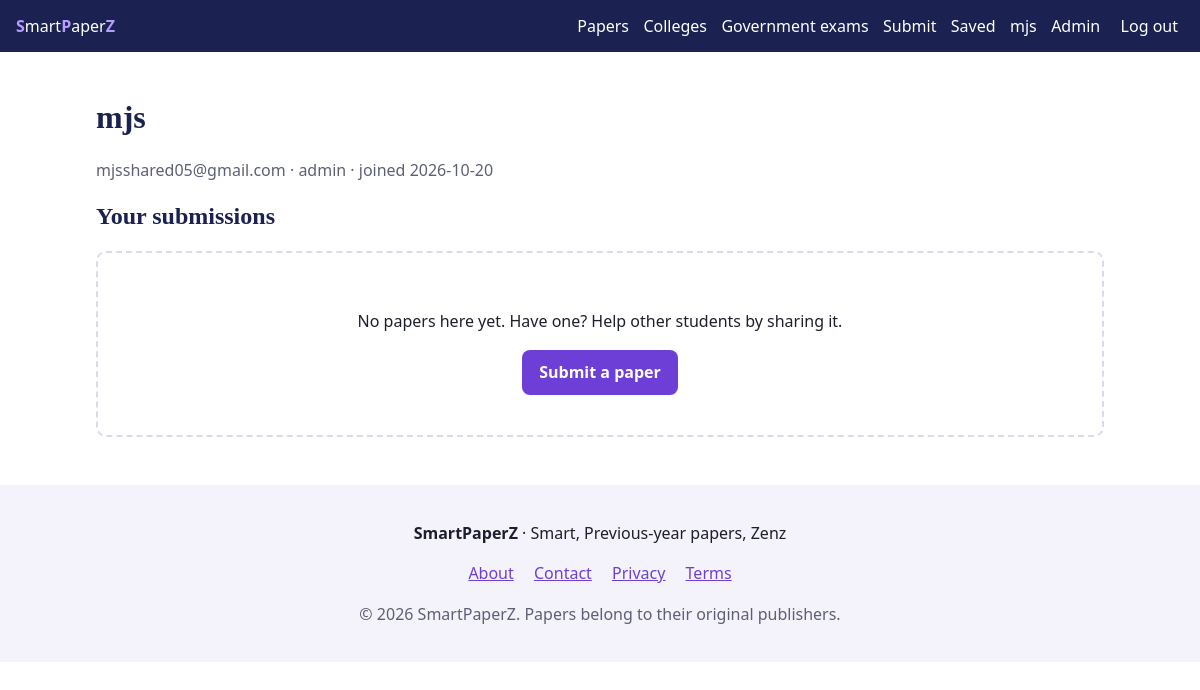
Screenshot of /profile (signed in) with the database file from the repository.
### tables this page shows
CREATE TABLE users(id INTEGER PRIMARY KEY, name TEXT NOT NULL, email TEXT NOT NULL UNIQUE,
  pw_hash TEXT NOT NULL, role TEXT NOT NULL DEFAULT 'user' CHECK(role IN('user','admin')),
  active INTEGER NOT NULL DEFAULT 1, created_at TEXT NOT NULL DEFAULT CURRENT_TIMESTAMP);

### app.py (the view)
    @app.route("/profile")
    @login_required
    def profile():
        return render_template("profile.html", mine=db.q(SELECT + " WHERE p.uploader_id=? ORDER BY p.id DESC", g.user["id"]))

### db.py (called while the page is built)
def get_db():
    if "db" not in g:
        g.db = sqlite3.connect(current_app.config["DATABASE"])
        g.db.row_factory = sqlite3.Row
        g.db.execute("PRAGMA foreign_keys=ON")
    return g.db

def q(sql, *a): return get_db().execute(sql, a).fetchall()

def one(sql, *a): return get_db().execute(sql, a).fetchone()

def init_app(app):
    @app.teardown_appcontext
    def close(_):
        d = g.pop("db", None)
        if d: d.close()

### templates/profile.html
{% extends 'base.html' %}{% from '_macros.html' import cards %}{% block title %}Profile{% endblock %}
{% block body %}<h1>{{ user['name'] }}</h1><p class="muted">{{ user['email'] }} · {{ user['role'] }} · joined {{ user['created_at'][:10] }}</p>
<h2>Your submissions</h2>{{ cards(mine) }}{% endblock %}

### templates/base.html (shortened to what this page needs)
<!doctype html><html lang="en"><head><meta charset="utf-8"><meta name="viewport" content="width=device-width,initial-scale=1">
<link rel="stylesheet" href="{{ url_for('static', filename='css/style.css') }}"></head><body>
<header class="nav"><a class="logo" href="{{ url_for('index') }}" aria-label="SmartPaperZ home"><b>S</b>mart<b>P</b>aper<b>Z</b></a>
<nav><a href="{{ url_for('papers') }}">Papers</a><a href="{{ url_for('colleges') }}">Colleges</a><a href="{{ url_for('exams') }}">Government exams</a>
<a href="{{ url_for('submit') }}">Submit</a>
{% if user %}<a href="{{ url_for('bookmarks') }}">Saved</a><a href="{{ url_for('profile') }}">{{ user['name'] }}</a>
{% if user['role'] == 'admin' %}<a href="{{ url_for('admin') }}">Admin</a>{% endif %}
<form method="post" action="{{ url_for('logout') }}" class="inline"><input type="hidden" name="csrf" value="{{ csrf }}"><button class="link">Log out</button></form>
{% else %}<a href="{{ url_for('login') }}">Log in</a><a class="btn sm" href="{{ url_for('register') }}">Sign up</a>{% endif %}</nav></header>
<main>{% for cat, m in get_flashed_messages(with_categories=true) %}<p class="flash {{ cat }}" role="alert">{{ m }}</p>{% endfor %}
{% block body %}{% endblock %}</main>
<footer><p><b>SmartPaperZ</b> · Smart, Previous-year papers, Zenz</p>
<p><a href="{{ url_for('page', slug='about') }}">About</a> <a href="{{ url_for('page', slug='contact') }}">Contact</a>
<a href="{{ url_for('page', slug='privacy') }}">Privacy</a> <a href="{{ url_for('page', slug='terms') }}">Terms</a></p>
<p class="muted">© 2026 SmartPaperZ. Papers belong to their original publishers.</p></footer>
<script src="{{ url_for('static', filename='js/main.js') }}"></script></body></html>

### static/css/style.css (style rules this page uses)
:root { --navy:#1b2150;--purple:#6d3fd6;--bg:#fff;--soft:#f4f2fb;--ink:#1d1f2e;--mut:#5d6075;--line:#dcd8ee }
* { box-sizing:border-box }
body { margin:0;font:16px/1.55 system-ui,"Segoe UI",sans-serif;color:var(--ink);background:var(--bg) }
main { max-width:1040px;margin:0 auto;padding:1.5rem 1rem 3rem }
a { color:var(--purple) }
h1,h2 { font-family:Georgia,"Times New Roman",serif;color:var(--navy);line-height:1.2 }
.nav { display:flex;flex-wrap:wrap;gap:.75rem;align-items:center;justify-content:space-between;padding:.8rem 1rem;background:var(--navy) }
.nav nav { display:flex;flex-wrap:wrap;gap:.9rem;align-items:center }
.nav a,.link { color:#fff;text-decoration:none;background:none;border:0;font:inherit;cursor:pointer }
.logo { font:700 1.4rem Georgia,serif }
.logo b { color:#b79cff }
.inline { display:inline }
.muted { color:var(--mut) }
footer { background:var(--soft);padding:1.2rem 1rem;text-align:center }
footer a { margin:0 .5rem }

### rows the page displays
users: name "mjs", email "mjsshared05@gmail.com", role "admin", created_at "2026-10-20"
